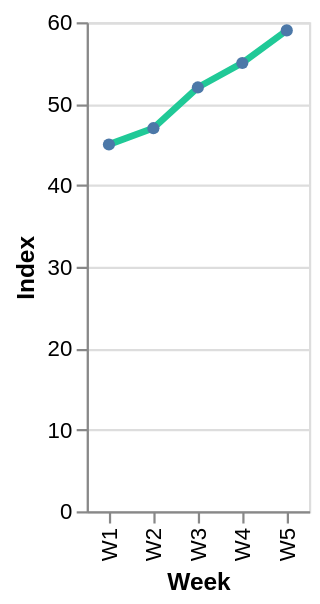

Express this chart as Vega-Lite.
### Vega-Lite specification from a JSON file in a GitHub repository (floating-point values rounded to 4 significant figures)
{"$schema": "https://vega.github.io/schema/vega-lite/v6.json", "width": "container", "height": 220, "data": {"values": [{"week": "W1", "value": 45}, {"week": "W2", "value": 47}, {"week": "W3", "value": 52}, {"week": "W4", "value": 55}, {"week": "W5", "value": 59}]}, "mark": {"type": "line", "point": true, "strokeWidth": 3, "color": "#20c997"}, "encoding": {"x": {"field": "week", "type": "ordinal", "title": "Week"}, "y": {"field": "value", "type": "quantitative", "title": "Index"}, "tooltip": [{"field": "week", "type": "ordinal"}, {"field": "value", "type": "quantitative"}]}}
